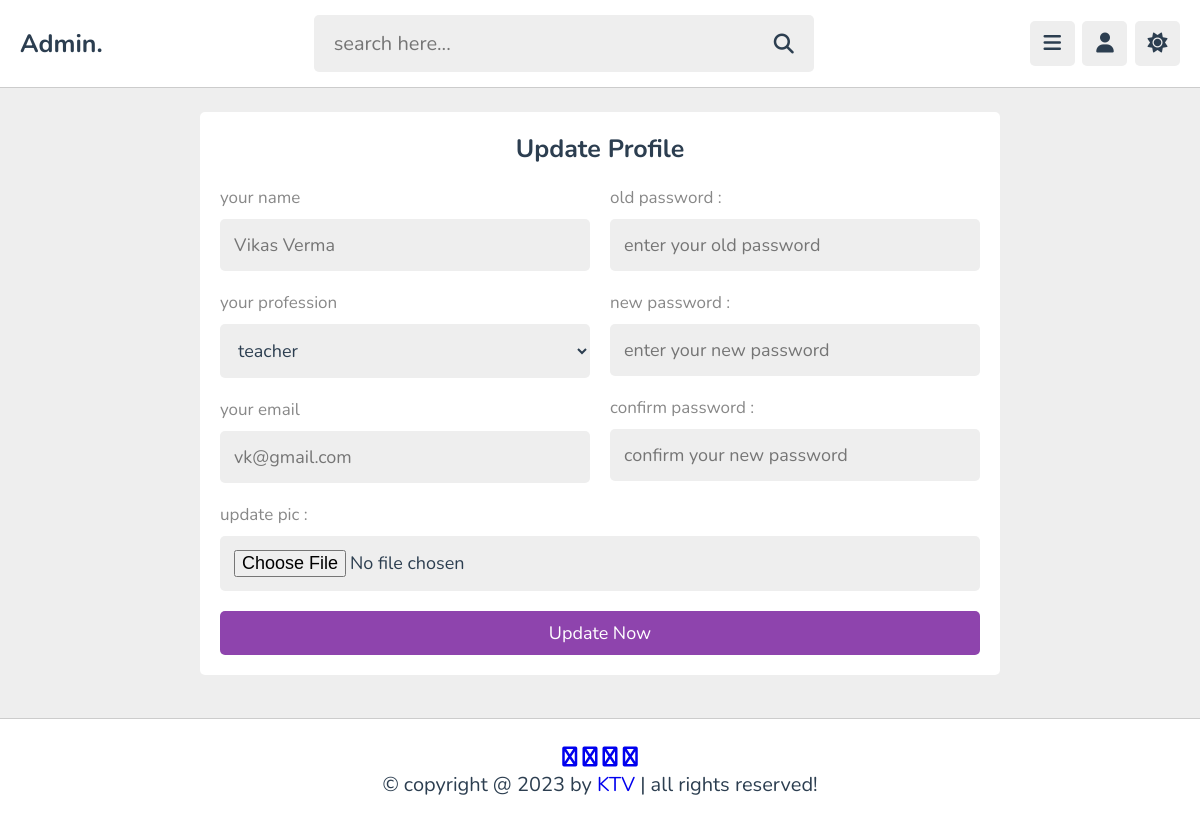
/admin/update.php (signed in), run on the app's committed database.
### tables this page shows
CREATE TABLE `tutors` (
  `id` int(10) NOT NULL,
  `name` varchar(30) NOT NULL,
  `profession` varchar(25) NOT NULL,
  `email` varchar(25) NOT NULL,
  `password` varchar(30) NOT NULL,
  `image` varchar(30) NOT NULL
);

### admin/update.php (the view, shortened to what this page needs)
<?php
   include '../components/dbconnect.php';
   if(isset($_COOKIE['tutor_id'])){
      $tutor_id = $_COOKIE['tutor_id'];
   }else{
      $tutor_id = '';
      header('location:login.php');
   }
   $select_tutor = "SELECT * FROM `tutors` WHERE id = '$tutor_id' LIMIT 1";
   $select_tutor_result = mysqli_query($conn,$select_tutor);
   $fetch_profile = mysqli_fetch_assoc($select_tutor_result);
?>
<!DOCTYPE html>
<html lang="en">
<head>
   <link rel="stylesheet" href="https://cdnjs.cloudflare.com/ajax/libs/font-awesome/6.2.0/css/all.min.css">
   <link rel="stylesheet" href="../css/admin_style.css">
</head>
<body>
<?php include '../components/admin_header.php'; ?>
<section class="form-container" style="min-height: calc(100vh - 19rem);">
   <form class="register" action="" method="post" enctype="multipart/form-data">
      <h3>update profile</h3>
      <div class="flex">
         <div class="col">
            <p>your name </p>
            <input type="text" name="name" placeholder="<?= $fetch_profile['name']; ?>" maxlength="50"  class="box">
            <p>your profession </p>
            <select name="profession" class="box">
               <option value="" selected><?= $fetch_profile['profession']; ?></option>
            </select>
            <p>your email </p>
            <input type="email" name="email" placeholder="<?= $fetch_profile['email']; ?>" maxlength="20"  class="box">
         </div>
         <div class="col">
            <p>old password :</p>
            <input type="password" name="old_pass" placeholder="enter your old password" maxlength="20"  class="box">
            <p>new password :</p>
            <input type="password" name="new_pass" placeholder="enter your new password" maxlength="20"  class="box">
            <p>confirm password :</p>
            <input type="password" name="cpass" placeholder="confirm your new password" maxlength="20"  class="box">
         </div>
      </div>
      <p>update pic :</p>
      <input type="file" name="image" accept="image/*"  class="box">
      <input type="submit" name="submit" value="update now" class="btn">
   </form>
</section>
<?php include '../components/footer.php'; ?>
</body>
</html>

### css/admin_style.css (style rules this page uses)
:root { --main-color:#8e44ad; --red:#e74c3c; --oragen:#f39c12; --white:#fff; --black:#2c3e50; --light-color:#888; --light-bg:#eee; --border:.1rem solid rgba(0,0,0,.2); }
* { font-family: 'Nunito', sans-serif; margin: 0; padding: 0; box-sizing: border-box; outline: none; border: none; text-decoration: none; }
html { font-size: 62.5%; overflow-x: hidden; }
body { background-color: var(--light-bg); padding-left: 30rem; }
section { padding:2rem; max-width: 1200px; margin: 0 auto; }
.btn, .option-btn, .delete-btn, .inline-btn, .inline-option-btn, .inline-delete-btn { border-radius: .5rem; padding: 1rem 3rem; font-size: 1.8rem; color: #fff; margin-top: 1rem; text-transform: capitalize; cursor: pointer; text-align: center; }
.btn, .option-btn, .delete-btn { display: block; width: 100%; }
.btn, .inline-btn { background-color: var(--main-color); }
.form-container { display: flex; align-items: center; justify-content: center; min-height: 100vh; }
.form-container form { background-color: var(--white); border-radius: .5rem; padding: 2rem; }
.form-container .register { width: 80rem; }
.form-container form h3 { text-align: center; font-size: 2.5rem; margin-bottom: 1rem; color: var(--black); text-transform: capitalize; }
.form-container form p { padding-top: 1rem; font-size: 1.7rem; color: var(--light-color); }
.form-container form .box { width: 100%; border-radius: .5rem; margin: 1rem 0; font-size: 1.8rem; color: var(--black); padding: 1.4rem; background-color: var(--light-bg); }
.form-container .flex { display: flex; gap: 2rem; }
.form-container .flex .col { flex: 1 1 25rem; }
@media (max-width:1200px) { body { padding-left: 0; } }

### data on the page
tutors: name "Vikas Verma", profession "teacher", email "vk@gmail.com"
